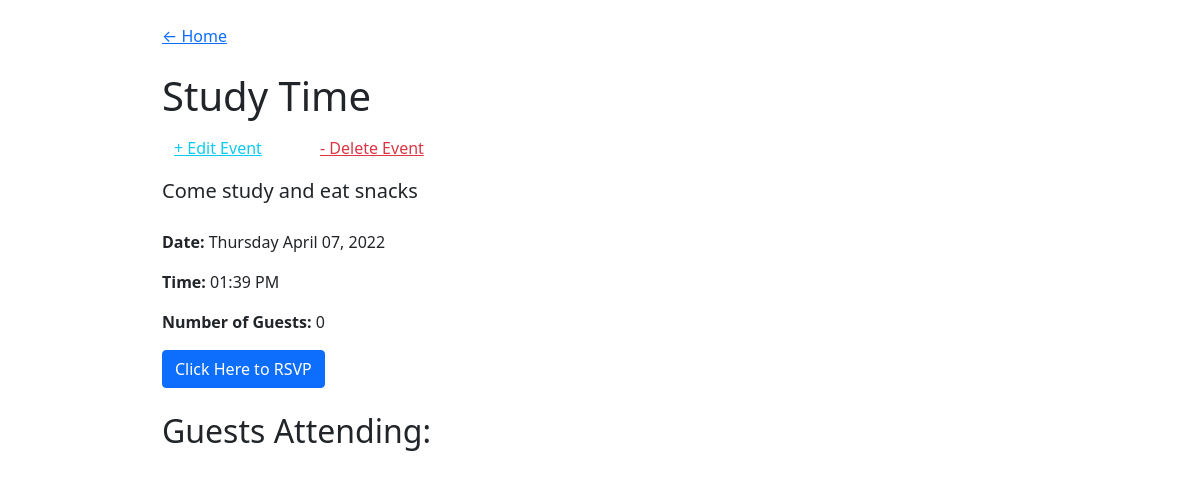
The page /event/2 on the database as committed earlier.
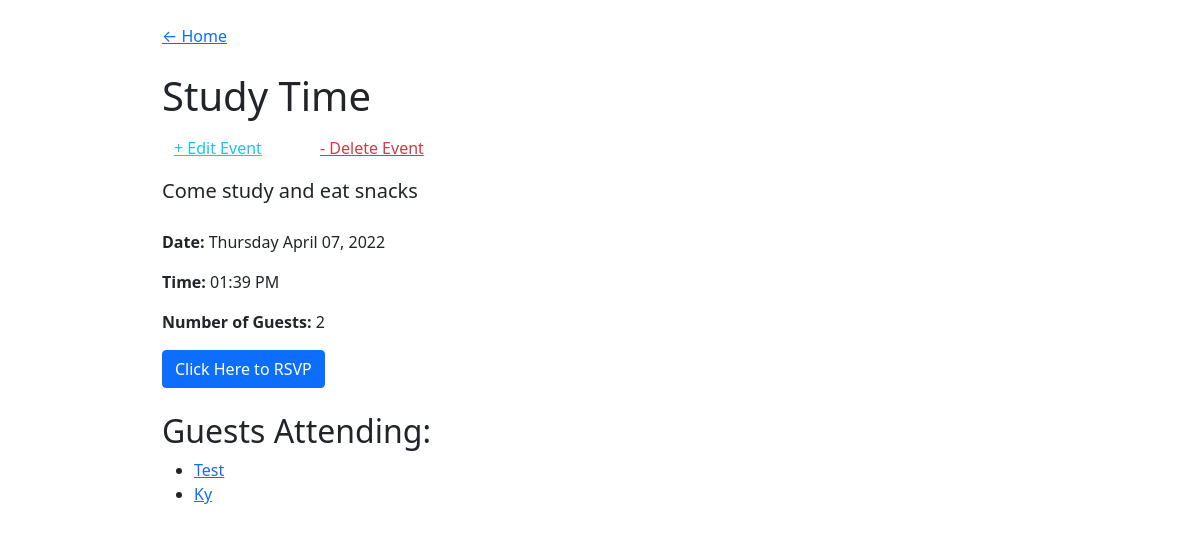
The same page on the database as committed later.
### events_app/models.py (models this page shows)
class Guest(db.Model):
    id = db.Column(db.Integer, primary_key=True)
    name = db.Column(db.String(80), nullable=False)
    email = db.Column(db.String(80), nullable=False, unique=True)
    phone = db.Column(db.Integer, nullable=False, unique=True)
    events_attending = db.relationship('Event', secondary='guest_events', back_populates="guests")
    events_hosting = db.relationship('Event', secondary='events_created', back_populates="created_by")

### events_app/routes.py (the view)
@main.route('/event/<event_id>', defaults={'error': None})
@main.route('/event/<event_id>/<error>', methods=['GET'])
def event_detail(event_id, error):
    event = Event.query.filter_by(id=event_id).one()
    print(f'error: {error}')
    return render_template('event_detail.html', event=event, error=error)

### events_app/templates/event_detail.html (shortened to what this page needs)
{% extends 'base.html' %}
{% block content %}
<a href="/">← Home</a>
<div id="content-container">
<h1 class="pt-4">{{event.title}}</h1>
<div class="container py-2">
    <div class="row justify-content-start">
        <div class="col-2">
            <a href="/event/{{event.id}}/edit" class="text-info">+ Edit Event</a>
        </div>
        <div class="col-2">
            <a href="/event/{{event.id}}/delete" class="text-danger">- Delete Event</a>
        </div>
    </div>
</div>
<p class="py-2" id="event_desc">{{event.description}}</p>
<p><strong>Date:</strong> {{event.date_and_time.strftime('%A %B %d, %Y')}}</p>
<p><strong>Time:</strong> {{event.date_and_time.strftime('%I:%M %p')}}</p>
<p><strong>Number of Guests:</strong> {{event.guests|length}}</p>
<button type="button" class="btn btn-primary" data-bs-toggle="modal" data-bs-target="#RSVPModal">
    Click Here to RSVP
</button>
<h2 class="pt-4">Guests Attending:</h2>
<ul>
    {% for guest in event.guests %}
        <li><a href="/guest/{{ guest.id }}">{{guest.name}}</a></li>
    {% endfor %}
</ul>
</div>
{% endblock %}

Rows that differ between the two databases and show on the page:
added Guest: name "Test"
added Guest: name "Ky"
Other text that changed with them:
{{ event.guests|length }}: "0" → "2"
